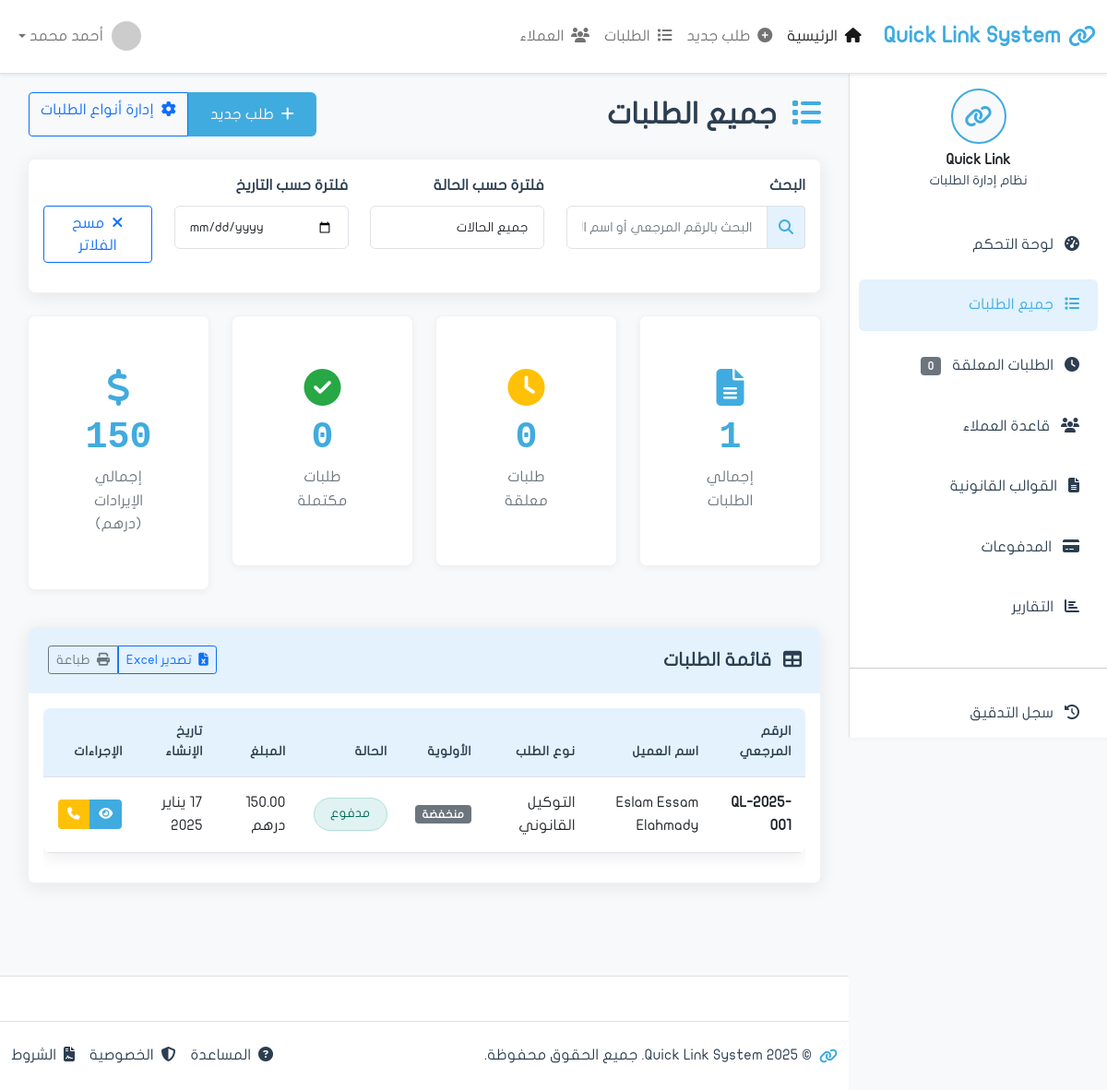
/requests/list/ (signed in), run on an earlier commit of the app's database.
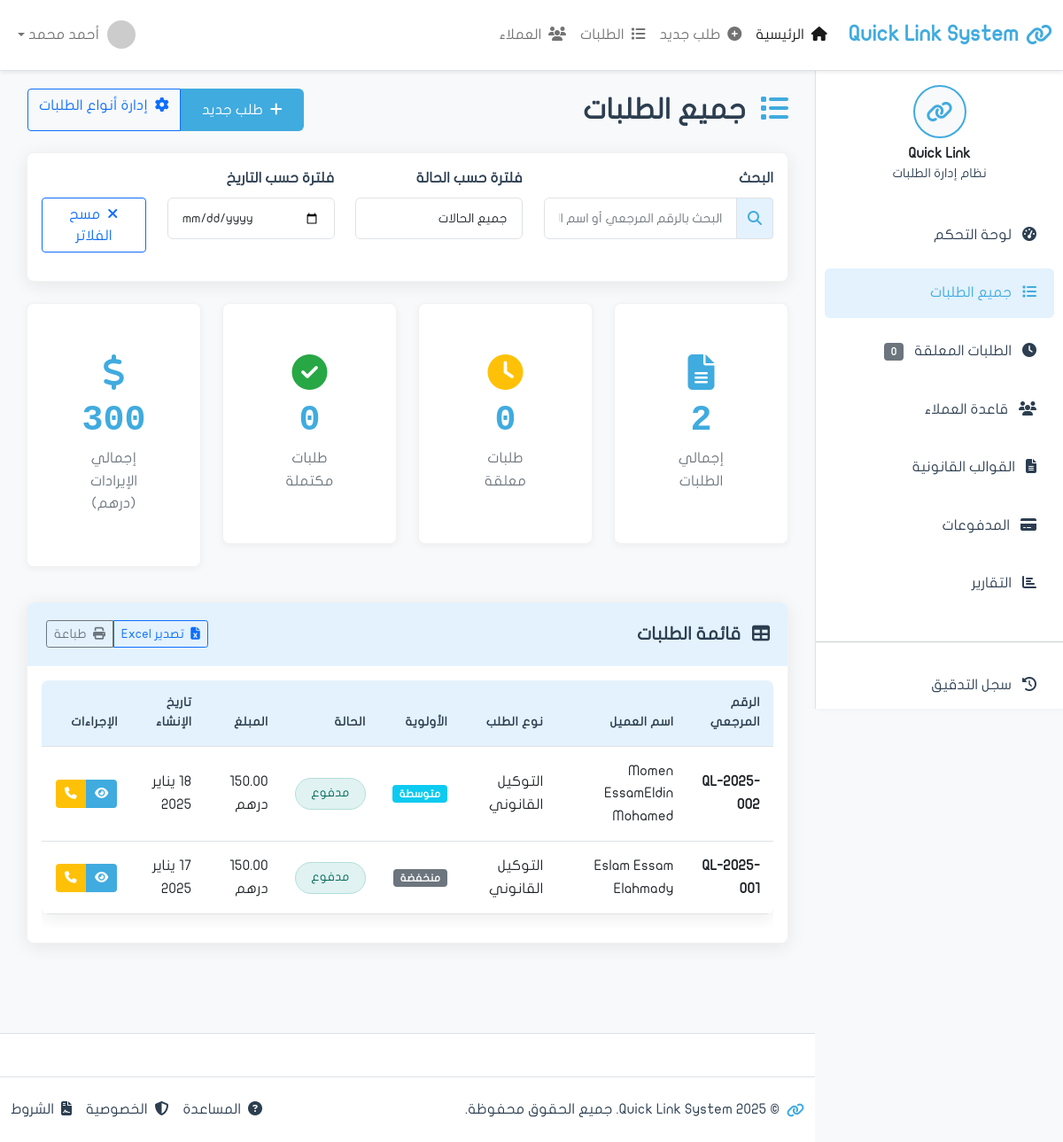
And on a later commit of the database.
### apps/requests/models.py (models this page shows, shortened)
class Request(models.Model):
    reference_number = models.CharField(
        'الرقم المرجعي',
        max_length=20,
        unique=True,
        editable=False
    )  # QL-2025-001
    customer = models.ForeignKey(
        'clients.Customer',
        on_delete=models.PROTECT,
        related_name='requests',
        verbose_name='العميل'
    )
    request_type = models.ForeignKey(
        'RequestType',
        on_delete=models.PROTECT,
        related_name='requests',
        verbose_name='نوع الطلب',
        null=True,  # للتوافق مع البيانات القديمة
        blank=True
    )
    request_type_legacy = models.CharField(
        'نوع الطلب (قديم)',
        max_length=100,
        blank=True,
        null=True
    )
    status = models.CharField(
        'الحالة',
        max_length=20,
        choices=RequestStatus.choices,
        default=RequestStatus.NEW
    )
    priority = models.CharField('الأولوية', max_length=20, choices=[
        ('low', 'منخفضة'),
        ('medium', 'متوسطة'),
        ('high', 'عالية'),
        ('urgent', 'عاجلة'),
    ], default='medium')
    template = models.ForeignKey(
        'Template',
        on_delete=models.PROTECT,
        related_name='requests',
        verbose_name='القالب القانوني',
        null=True,
        blank=True
    )
    needs_approval = models.BooleanField('يحتاج موافقة', default=True)
    approved_by = models.ForeignKey(
        'auth.User',
        on_delete=models.SET_NULL,
        null=True,
        blank=True,
        related_name='approved_requests',
        verbose_name='تمت الموافقة من'
    )
    approved_at = models.DateTimeField('تاريخ الموافقة', null=True, blank=True)
    rejected_by = models.ForeignKey(
        'auth.User',
        on_delete=models.SET_NULL,
        null=True,
        blank=True,
        related_name='rejected_requests',
        verbose_name='تم الرفض من'
    )
    rejected_at = models.DateTimeField('تاريخ الرفض', null=True, blank=True)
    rejection_reason = models.TextField('سبب الرفض', blank=True)
    submission_date = models.DateField('تاريخ التقديم', null=True, blank=True)
    due_date = models.DateField('تاريخ الاستحقاق', null=True, blank=True)
    completion_date = models.DateTimeField('تاريخ الإكمال', null=True, blank=True)
    total_amount = models.DecimalField('المبلغ الإجمالي', max_digits=10, decimal_places=2, default=0)
    is_paid = models.BooleanField('مدفوع', default=False)
    payment_method = models.CharField('طريقة الدفع', max_length=50, blank=True)
    description = models.TextField('الوصف', blank=True)
    notes = models.TextField('ملاحظات', blank=True)
    internal_notes = models.TextField('ملاحظات داخلية', blank=True)
    checklist_completed = models.BooleanField('Checklist مكتمل', default=False)
    identity_verified = models.BooleanField('الهوية موثقة', default=False)
    template_selected = models.BooleanField('القالب محدد', default=False)
    payment_confirmed = models.BooleanField('الدفع مؤكد', default=False)
    created_at = models.DateTimeField('تاريخ الإنشاء', auto_now_add=True)
    updated_at = models.DateTimeField('آخر تحديث', auto_now=True)
    created_by = models.ForeignKey(
        'auth.User',
        on_delete=models.SET_NULL,
        null=True,
        related_name='requests_created',
        verbose_name='تم الإنشاء بواسطة'
    )
    assigned_to = models.ForeignKey(
        'auth.User',
        on_delete=models.SET_NULL,
        null=True,
        blank=True,
        related_name='assigned_requests',
        verbose_name='مسند إلى'
    )
    is_deleted = models.BooleanField('محذوف', default=False)
    deleted_at = models.DateTimeField('تاريخ الحذف', null=True, blank=True)
    deleted_by = models.ForeignKey(
        'auth.User',
        on_delete=models.SET_NULL,
        null=True,
        blank=True,
        related_name='requests_deleted',
        verbose_name='تم الحذف بواسطة'
    )
    class Meta:
        verbose_name = 'طلب'
        verbose_name_plural = 'الطلبات'
        ordering = ['-created_at']
        permissions = [
            ('approve_request', 'يمكنه الموافقة على الطلبات'),
            ('reject_request', 'يمكنه رفض الطلبات'),
            ('can_delete_request', 'يمكنه حذف الطلبات'),
            ('view_all_requests', 'يمكنه رؤية جميع الطلبات'),
        ]
        indexes = [
            models.Index(fields=['reference_number']),
            models.Index(fields=['status']),
            models.Index(fields=['created_at']),
        ]

class RequestType(models.Model):
    name_arabic = models.CharField('الاسم بالعربية', max_length=200)
    name_english = models.CharField('الاسم بالإنجليزية', max_length=200, blank=True)
    code = models.CharField('الرمز', max_length=50, unique=True, editable=False)
    category = models.ForeignKey(
        'RequestCategory',
        on_delete=models.PROTECT,
        related_name='request_types',
        verbose_name='الفئة',
        null=True,  # للتوافق المؤقت
        blank=True
    )
    description = models.TextField('الوصف', blank=True)
    default_price = models.DecimalField('السعر الافتراضي', max_digits=10, decimal_places=2, default=420.00)
    is_active = models.BooleanField('نشط', default=True)
    display_order = models.IntegerField('ترتيب العرض', default=0)
    usage_count = models.IntegerField('عدد الاستخدامات', default=0)
    created_at = models.DateTimeField('تاريخ الإنشاء', auto_now_add=True)
    updated_at = models.DateTimeField('آخر تحديث', auto_now=True)
    created_by = models.ForeignKey('auth.User', on_delete=models.SET_NULL, null=True, blank=True)
    class Meta:
        verbose_name = 'نوع طلب'
        verbose_name_plural = 'أنواع الطلبات'
        ordering = ['display_order', 'name_arabic']

### apps/clients/models.py (models this page shows, shortened)
class Customer(models.Model):
    full_name = models.CharField('الاسم الرباعي', max_length=200)
    full_name_english = models.CharField('الاسم بالإنجليزية', max_length=200, blank=True)
    emirates_id = models.CharField(
        'رقم الهوية',
        max_length=18,
        unique=True,
        validators=[
            RegexValidator(
                regex=r'^784-\d{4}-\d{7}-\d{1}$',
                message='رقم الهوية يجب أن يكون بصيغة: 784-XXXX-XXXXXXX-X'
            )
        ]
    )
    date_of_birth = models.DateField('تاريخ الميلاد')
    nationality = models.CharField('الجنسية', max_length=100, default='الإمارات')
    gender = models.CharField('الجنس', max_length=10, choices=[
        ('male', 'ذكر'),
        ('female', 'أنثى'),
    ])
    phone = models.CharField('رقم الجوال', max_length=20)
    email = models.EmailField('البريد الإلكتروني', blank=True)
    address = models.TextField('العنوان', blank=True)
    occupation = models.CharField('المهنة', max_length=100, blank=True)
    company_name = models.CharField('اسم الشركة', max_length=200, blank=True)
    id_image = models.ImageField('صورة الهوية', upload_to='customers/id_images/', blank=True, null=True)
    created_at = models.DateTimeField('تاريخ الإنشاء', auto_now_add=True)
    updated_at = models.DateTimeField('آخر تحديث', auto_now=True)
    created_by = models.ForeignKey(
        'auth.User',
        on_delete=models.SET_NULL,
        null=True,
        related_name='customers_created',
        verbose_name='تم الإنشاء بواسطة'
    )
    is_active = models.BooleanField('نشط', default=True)
    is_verified = models.BooleanField('موثق', default=False)
    notes = models.TextField('ملاحظات', blank=True)
    class Meta:
        verbose_name = 'عميل'
        verbose_name_plural = 'العملاء'
        ordering = ['-created_at']
        indexes = [
            models.Index(fields=['emirates_id']),
            models.Index(fields=['full_name']),
            models.Index(fields=['phone']),
        ]

### apps/requests/views.py (the view)
# urls.py: path('', views.list, name='list'),
@login_required
def list(request):
    from django.db.models import Sum
    status_filter = request.GET.get('status')
    search_query = request.GET.get('q')
    date_filter = request.GET.get('date')
    customer_id = request.GET.get('customer_id')  # فلتر العميل
    requests_list = Request.objects.filter(is_deleted=False).select_related(
        'customer', 'created_by', 'template'
    )
    if status_filter and status_filter != 'all':
        requests_list = requests_list.filter(status=status_filter)
    if search_query:
        requests_list = requests_list.filter(
            models.Q(reference_number__icontains=search_query) |
            models.Q(customer__full_name__icontains=search_query)
        )
    if date_filter:
        requests_list = requests_list.filter(created_at__date=date_filter)
    if customer_id:
        try:
            requests_list = requests_list.filter(customer_id=customer_id)
        except ValueError:
            pass  # تجاهل customer_id غير صالح
    requests_list = requests_list.order_by('-created_at')
    paginator = Paginator(requests_list, 20)  # 20 طلب لكل صفحة
    page = request.GET.get('page', 1)
    try:
        page_obj = paginator.page(page)
    except PageNotAnInteger:
        page_obj = paginator.page(1)
    except EmptyPage:
        page_obj = paginator.page(paginator.num_pages)
    total_count = Request.objects.filter(is_deleted=False).count()
    pending_count = Request.objects.filter(
        status__in=['new', 'in_review'],
        is_deleted=False
    ).count()
    completed_count = Request.objects.filter(status='completed', is_deleted=False).count()
    total_revenue = Payment.objects.filter(status='paid').aggregate(
        total=Sum('amount')
    )['total'] or 0
    selected_customer = None
    if customer_id:
        try:
            from apps.clients.models import Customer
            selected_customer = Customer.objects.get(id=customer_id)
        except Customer.DoesNotExist:
            pass
    context = {
        'page_title': f'طلبات العميل: {selected_customer.full_name}' if selected_customer else 'جميع الطلبات',
        'page_obj': page_obj,
        'total_count': total_count,
        'pending_count': pending_count,
        'completed_count': completed_count,
        'total_revenue': total_revenue,
        'selected_customer': selected_customer,
        'customer_id': customer_id,
    }
    return render(request, 'requests/list.html', context)

### apps/requests/templates/requests/list.html (shortened to what the changed rows need)
{% extends 'base.html' %}
{% load static %}
{% block content %}
            <div class="d-flex justify-content-between align-items-center mb-4">
                <div>
                    <h2 class="mb-0">
                        <i class="fas fa-list me-2 text-primary"></i>
                        {% if selected_customer %}
                            طلبات العميل: {{ selected_customer.full_name }}
                        {% else %}
                            جميع الطلبات
                        {% endif %}
                    </h2>
                </div>
            </div>
            <div class="row mb-4">
                <div class="col-xl-3 col-md-6 mb-3">
                    <div class="card stats-card">
                        <div class="card-body text-center">
                            <i class="fas fa-file-alt icon-large text-primary"></i>
                            <div class="stats-number">{{ total_count|default:0 }}</div>
                            <div class="stats-label">إجمالي الطلبات</div>
                        </div>
                    </div>
                </div>
                <div class="col-xl-3 col-md-6 mb-3">
                    <div class="card stats-card">
                        <div class="card-body text-center">
                            <i class="fas fa-dollar-sign icon-large text-info"></i>
                            <div class="stats-number">{{ total_revenue|floatformat:0|default:0 }}</div>
                            <div class="stats-label">إجمالي الإيرادات (درهم)</div>
                        </div>
                    </div>
                </div>
            </div>
            <div class="card shadow-custom">
                <div class="card-body">
                    <div class="table-responsive">
                        <table class="table table-hover" id="requestsTable">
                            <thead>
                                <tr>
                                    <th>الرقم المرجعي</th>
                                    <th>اسم العميل</th>
                                    <th>نوع الطلب</th>
                                    <th>الأولوية</th>
                                    <th>الحالة</th>
                                    <th>المبلغ</th>
                                    <th>تاريخ الإنشاء</th>
                                    <th>الإجراءات</th>
                                </tr>
                            </thead>
                            <tbody>
                                {% if page_obj %}
                                    {% for req in page_obj %}
                                <tr>
                                    <td><strong>{{ req.reference_number }}</strong></td>
                                    <td>{{ req.customer.full_name }}</td>
                                    <td>
                                        {% if req.request_type %}
                                            {{ req.request_type.name_arabic }}
                                        {% else %}
                                            غير محدد
                                        {% endif %}
                                    </td>
                                    <td>
                                        <span class="badge
                                            {% if req.priority == 'urgent' %}bg-danger
                                            {% elif req.priority == 'high' %}bg-warning
                                            {% elif req.priority == 'medium' %}bg-info
                                            {% else %}bg-secondary{% endif %}">
                                            {{ req.get_priority_display }}
                                        </span>
                                    </td>
                                    <td>
                                        <span class="status-badge
                                            {% if req.status == 'new' %}status-new
                                            {% elif req.status == 'in_review' %}status-inreview
                                            {% elif req.status == 'approved' %}status-approved
                                            {% elif req.status == 'completed' %}status-completed
                                            {% elif req.status == 'paid' %}status-paid
                                            {% elif req.status == 'rejected' %}status-rejected
                                            {% elif req.status == 'cancelled' %}status-cancelled
                                            {% elif req.status == 'pending_payment' %}status-pending_payment
                                            {% else %}status-new{% endif %}">
                                            {{ req.get_status_display }}
                                        </span>
                                    </td>
                                    <td>{{ req.total_amount|default:"0" }} درهم</td>
                                    <td>{{ req.created_at|date:"d يناير Y" }}</td>
                                    <td>
                                        <div class="btn-group" role="group">
                                            <a href="{% url 'requests:detail' req.id %}" class="btn btn-action btn-view" title="عرض التفاصيل">
                                                <i class="fas fa-eye"></i>
                                            </a>
                                            <a href="{% url 'chat:room' %}?customer_id={{ req.customer.id }}" class="btn btn-action btn-warning" title="اتصال WhatsApp">
                                                <i class="fas fa-phone"></i>
                                            </a>
                                        </div>
                                    </td>
                                </tr>
                                    {% endfor %}
                                {% endif %}
                            </tbody>
                        </table>
                    </div>
                </div>
            </div>
{% endblock content %}

What changed in the data, as far as the page shows it:
added Request: reference_number "QL-2025-002", customer.full_name "Momen EssamEldin Mohamed", request_type.name_arabic "التوكيل القانوني", priority "متوسطة", status "مدفوع", total_amount "150.00", created_at "18 يناير 2025"
Also different on the page:
{{ total_count|default:0 }}: "1" → "2"
{{ total_revenue|floatformat:0|default:0 }}: "150" → "300"
